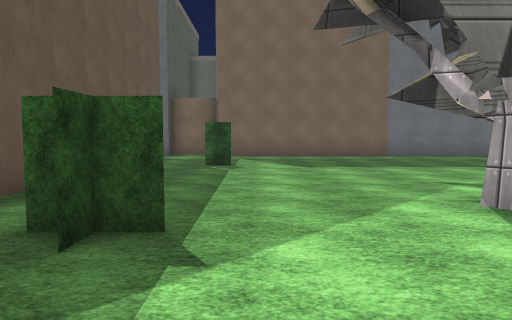
[1] (above)

24 first-person views from a walk through a Unity game level. The camera is 1.4 m above the floor, tilts 4° down and sees 70° across. The floor is counted in squares, 2 m on a side. Each view is taken from the middle of a square. On the plan, view 1 faces up. The plan holds only what a view shows up to about 11 squares ahead; the rest is blank. The place goes on beyond the plan. The player is left out. Some animated figures are left out. Door leaves are left out, so doorways stand open. Some surface patterns are stand-ins.

[2]
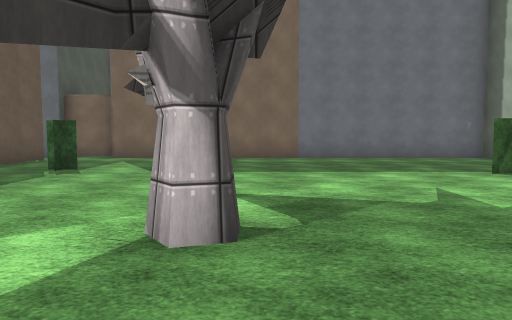

[3]
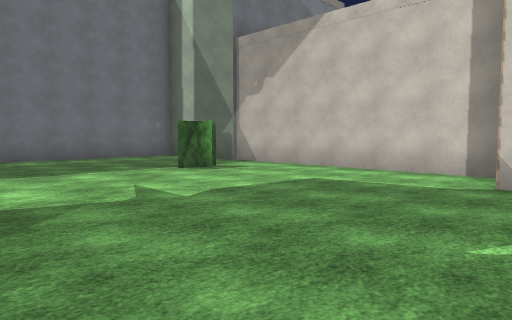

[4]
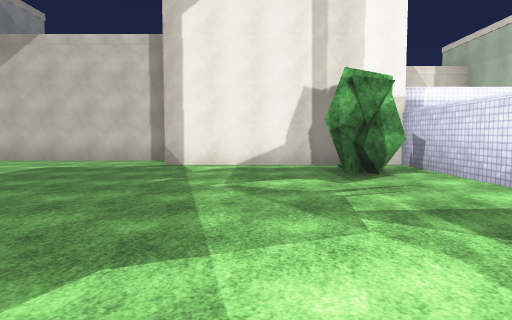

[5]
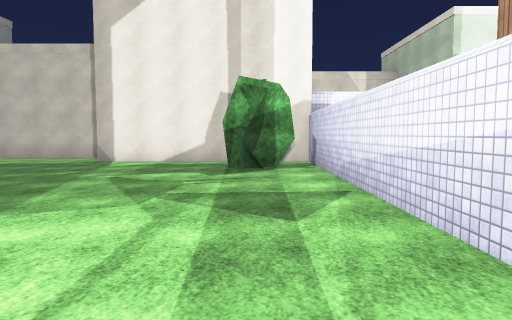

[6]
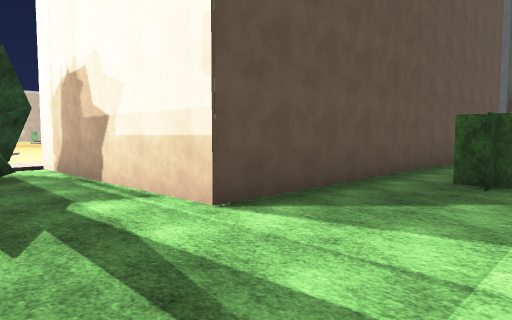

[7]
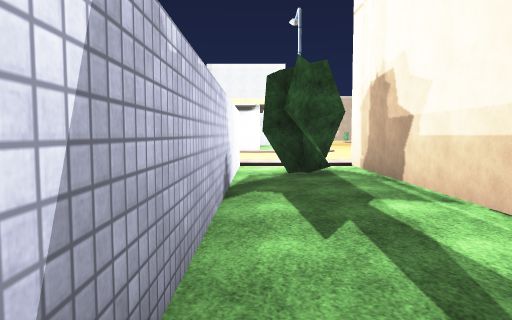

[8]
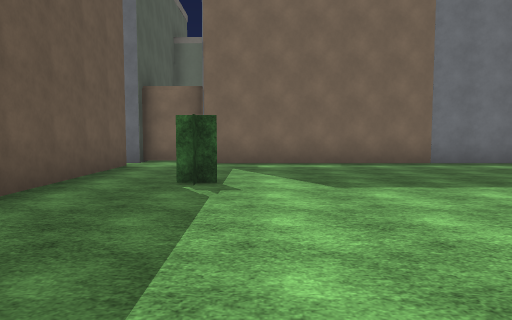

[9]
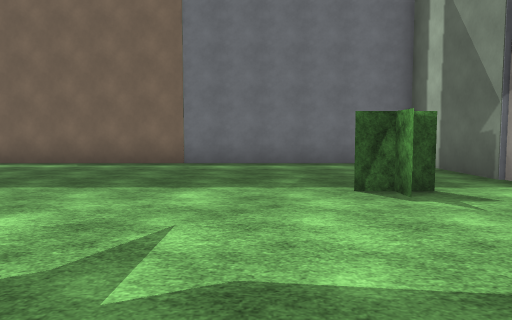

[10]
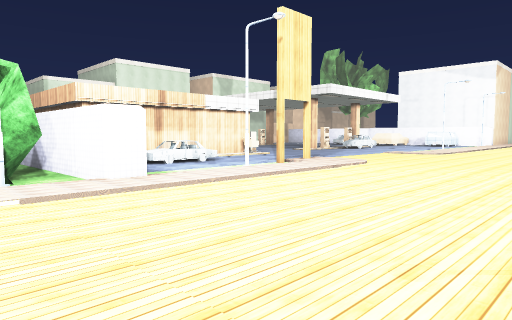

[11]
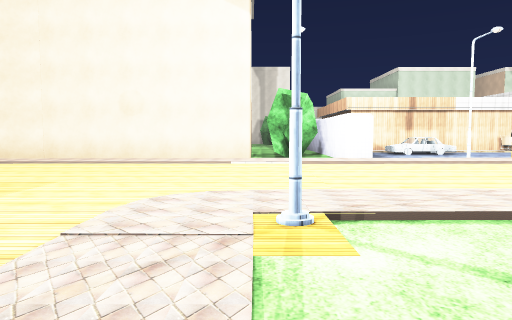

[12]
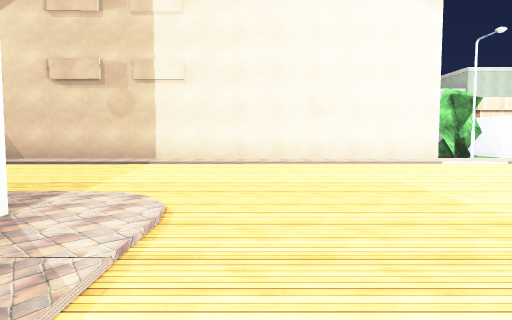

[13]
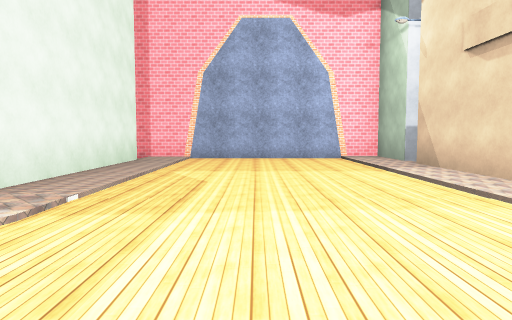

[14]
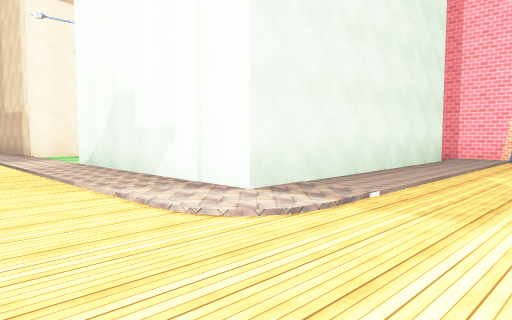

[15]
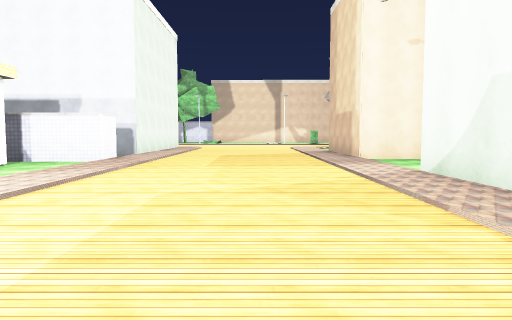

[16]
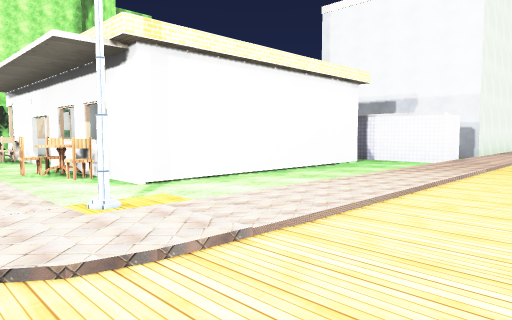

[17]
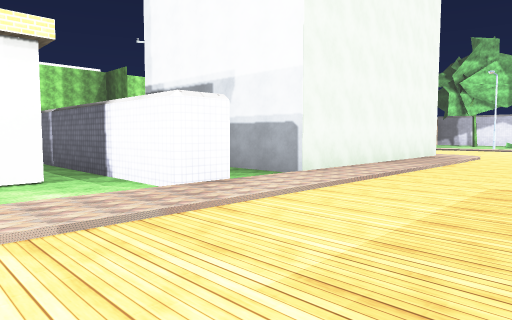

[18]
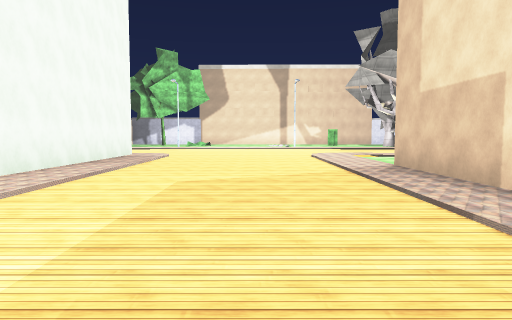

[19]
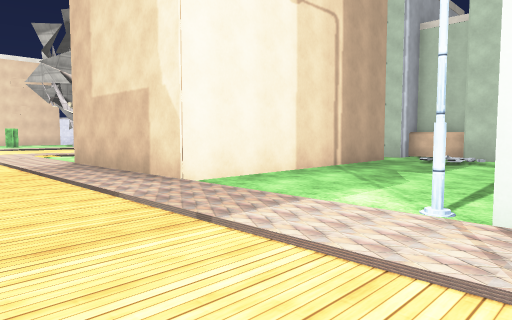

[20]
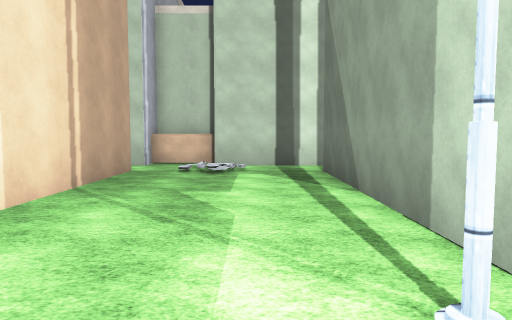

[21]
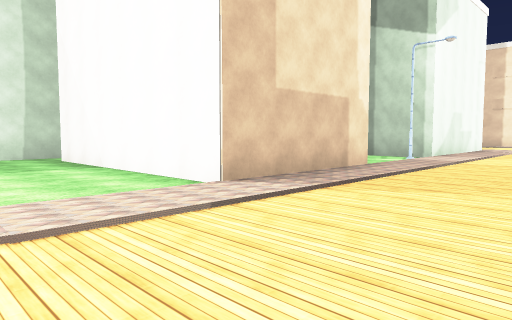

[22]
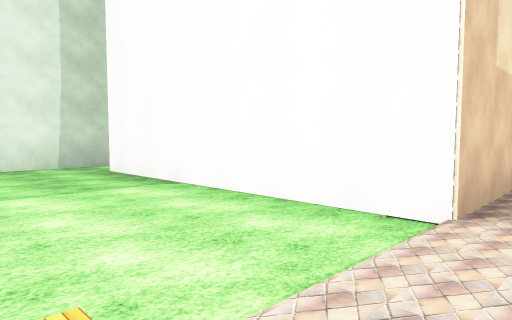

[23]
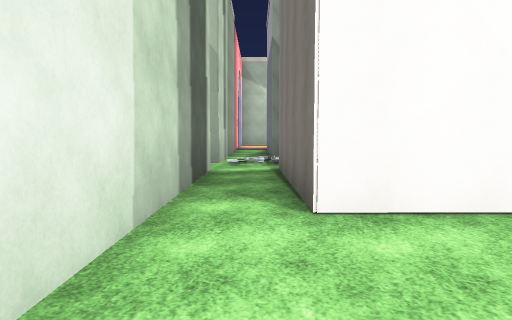

[24]
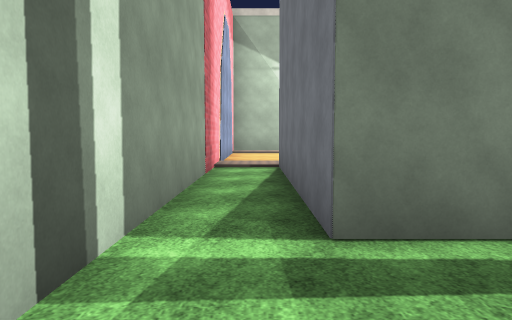

### Floor plan
Key: @ floor where view 1 was taken; # wall or solid block; x gap in a wall; . main floor; : floor 0.25 m higher than the main floor; / step, stairs or slope; = window, fence, low wall or low ledge; O other object.
Columns run from 32 left of view 1 to 10 right of it. Each row starts with its distance up from view 1.
 14  OOOOOOO.OOOOOOO########O    O
 13 .......................:O    O
 12  ...OOOO....OOOOOO.....:O    O.OOOOOOOOOOOO
 11  ...O  O....O    O.....:O    O............O
 10  ...O  O....O    O.....:O    O............O
  9  ...O  O....O    O.....:O    O............O
  8 ....O  O....O    O.....:O    O.O........O.O
  7 ....O  O....O    O/....:O    O............O
  6 ....OOOO...OOOOOOO:....:O    O............O
  5 :...............::.....:O    O............O
  4 .......................:O    O....#.......O
  3 .......................:O    O.O..........O
  2 .......................:O    O...........OO
  1 .......................:O    O...........O
  0 ::::::::::::::::://....:O    O..@........O
 -1 OOOOOOO/#////////O/....:/................O
 -2       O.#........//....:OOO...........OO.O
 -3       O #.#### #.//....:/x...............O
 -4       O #.      O//....:#################
 -5       O #.      O/ ....:/..
 -6       O #.      ./ ....:/..
 -7         #       .  ....:O..O
 -8                #.  ....:/..
 -9                 #  ....://
-10                #O   ...::
-11                =    ....
-12                     ...
-13                     ..

Where each view was taken, in squares from view 1:
view 1: 0 up, 0 right, facing up
view 2: 1 up, 3 right, facing up
view 3: 1 up, 3 right, facing up-right
view 4: 0 up, 0 right, facing right
view 5: 2 down, 1 left, facing right
view 6: 3 down, 0 right, facing up-left
view 7: 3 down, 0 right, facing left
view 8: 3 up, 0 right, facing up
view 9: 3 up, 6 right, facing up
view 10: 1 down, 14 left, facing down-right
view 11: 1 down, 18 left, facing right
view 12: 4 up, 18 left, facing right
view 13: 3 up, 12 left, facing up
view 14: 3 up, 12 left, facing up-left
view 15: 3 up, 14 left, facing left
view 16: 2 up, 14 left, facing down-left
view 17: 3 up, 21 left, facing down-left
view 18: 3 up, 21 left, facing left
view 19: 3 up, 20 left, facing up-left
view 20: 5 up, 22 left, facing up
view 21: 2 up, 32 left, facing up-right
view 22: 5 up, 32 left, facing up-right
view 23: 13 up, 32 left, facing right
view 24: 13 up, 23 left, facing right
